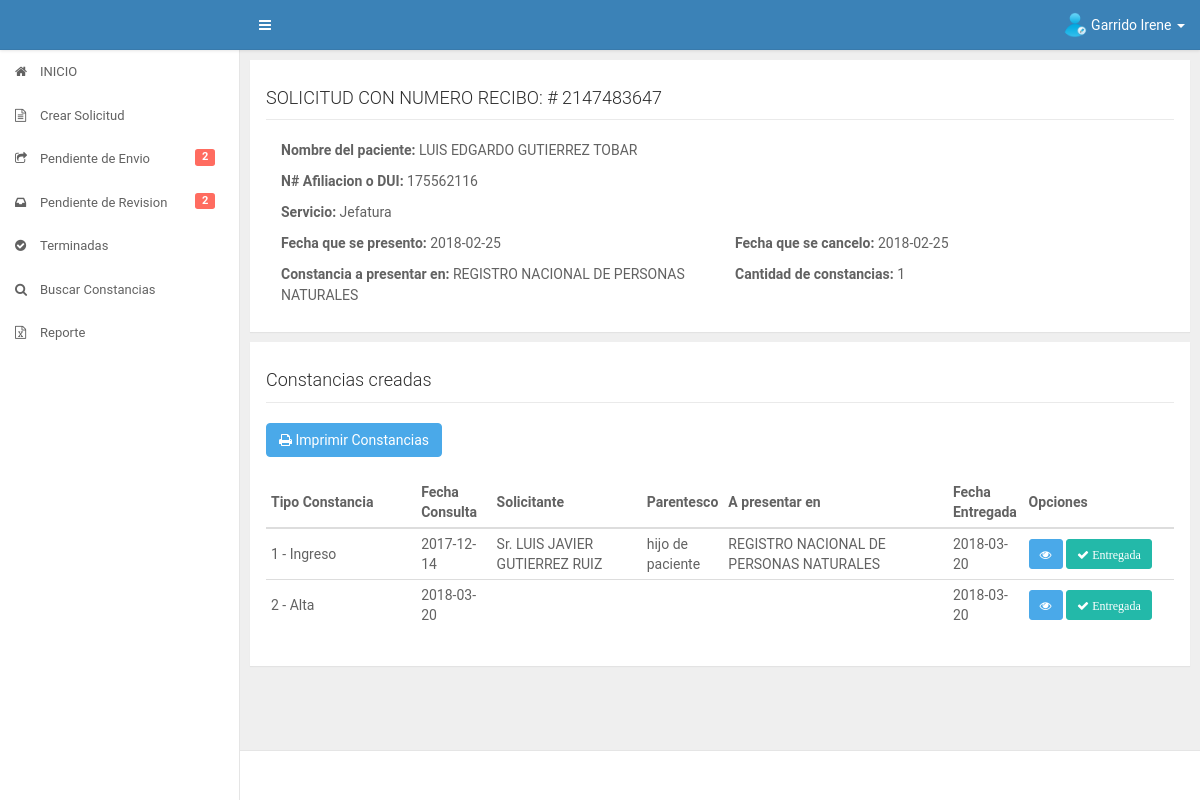
Page /app/secretaria/infoimpresion.php?con=5 (signed in) on the committed database.
### tables this page shows
CREATE TABLE IF NOT EXISTS `datos_iniciales` (
  `id_datos` int(11) NOT NULL AUTO_INCREMENT,
  `fecha` date DEFAULT NULL,
  `numero_recibo` varchar(50) DEFAULT NULL,
  `afiliacion_dui` varchar(30) DEFAULT NULL,
  `nombre_paciente` varchar(300) DEFAULT NULL,
  `destinos` varchar(2000) DEFAULT NULL,
  `id_servicio` int(11) DEFAULT NULL,
  `cantidad` int(11) DEFAULT NULL,
  `fecha_presentado` date DEFAULT NULL,
  `fecha_cancelado` date DEFAULT NULL,
  `precio` float DEFAULT NULL,
  `id_estado` int(11) DEFAULT NULL,
  `id_trabajador` int(11) DEFAULT NULL,
  `fecha_recibido_revision` date DEFAULT NULL,
  `fecha_autorizacion_direccion` date DEFAULT NULL,
  PRIMARY KEY (`id_datos`),
  KEY `FK_diservicio` (`id_servicio`),
  KEY `FK_diestado` (`id_estado`),
  KEY `FK_datos_iniciales_usuario` (`id_trabajador`),
  CONSTRAINT `FK_datos_iniciales_usuario` FOREIGN KEY (`id_trabajador`) REFERENCES `usuario` (`id_user`),
  CONSTRAINT `FK_diestado` FOREIGN KEY (`id_estado`) REFERENCES `estado` (`id_estado`),
  CONSTRAINT `FK_diservicio` FOREIGN KEY (`id_servicio`) REFERENCES `servicios` (`id_servicio`)
);

CREATE TABLE IF NOT EXISTS `servicios` (
  `id_servicio` int(11) NOT NULL AUTO_INCREMENT,
  `nombre_servicio` varchar(200) DEFAULT NULL,
  PRIMARY KEY (`id_servicio`)
);

CREATE TABLE IF NOT EXISTS `datos_complementarios` (
  `id_datosc` int(11) NOT NULL AUTO_INCREMENT,
  `id_constancia` int(11) DEFAULT NULL,
  `id_datos` int(11) DEFAULT NULL,
  `fecha_consulta` date DEFAULT NULL,
  `id_servicio` int(11) DEFAULT NULL,
  `diagnostico` mediumtext,
  `nombre_solicitante` varchar(300) DEFAULT NULL,
  `parentesco` varchar(100) DEFAULT NULL,
  `destino` varchar(300) DEFAULT NULL,
  `fecha_extension` date DEFAULT NULL,
  `id_medico` int(11) DEFAULT NULL,
  `id_jefe` int(11) DEFAULT NULL,
  `id_jefesocial` int(11) DEFAULT NULL,
  `id_director` int(11) DEFAULT NULL,
  `estado` int(11) DEFAULT '0',
  `fecha_entregada` date DEFAULT NULL,
  PRIMARY KEY (`id_datosc`),
  KEY `FK_dcconstancia` (`id_constancia`),
  KEY `FK_dcdatos` (`id_datos`),
  KEY `Fk_dcservicio` (`id_servicio`),
  KEY `FK_dcmedico` (`id_medico`),
  KEY `FK_dcjefe` (`id_jefe`),
  KEY `FK_dcjefesocial` (`id_jefesocial`),
  KEY `FK_dcdirector` (`id_director`),
  CONSTRAINT `FK_dcconstancia` FOREIGN KEY (`id_constancia`) REFERENCES `constancias` (`id_constancia`),
  CONSTRAINT `FK_dcdatos` FOREIGN KEY (`id_datos`) REFERENCES `datos_iniciales` (`id_datos`),
  CONSTRAINT `FK_dcdirector` FOREIGN KEY (`id_director`) REFERENCES `director` (`id_director`),
  CONSTRAINT `FK_dcjefe` FOREIGN KEY (`id_jefe`) REFERENCES `jefe_servicio` (`id_jefe`),
  CONSTRAINT `FK_dcjefesocial` FOREIGN KEY (`id_jefesocial`) REFERENCES `jefe_trabajo_social` (`id_jefesocial`),
  CONSTRAINT `FK_dcmedico` FOREIGN KEY (`id_medico`) REFERENCES `medico_tratante` (`id_medico`),
  CONSTRAINT `Fk_dcservicio` FOREIGN KEY (`id_servicio`) REFERENCES `servicios` (`id_servicio`)
);

CREATE TABLE IF NOT EXISTS `constancias` (
  `id_constancia` int(11) NOT NULL AUTO_INCREMENT,
  `tipo_constancia` varchar(50) DEFAULT NULL,
  PRIMARY KEY (`id_constancia`)
);

### app/secretaria/infoimpresion.php (the view, shortened to what this page needs)
<?php
    include("../core/header.php");
    include("../core/aside.php");
    include("../../config/database.php");
    if(!isset($_GET['con']) || $_GET['con']=='' || $_GET['con']==0)
   	{
?>
	<div id="content" class="ui-content ui-content-aside-overlay">
	    <div class="ui-content-body">
	        <div class="ui-container">
	            <div class="row">
	                <div class="col-md-12 col-lg-12">
	                    <div class="panel">
	                        <div class="panel-body">
	                            <div id="contenido">
	                            	<div class="alert alert-danger">
	                                    <strong>Error!</strong> No se encontro la solicitud.
	                                    <p>Pruebe seleccionado una solicitud en la seccion de pendientes de revision</p>
	                                </div>
	                            </div>
	                        </div>
	                    </div>
	                </div>
	            </div>
	        </div>
	    </div>
	</div>
<?php
   	}
   	else {
   		$contancianum = $_GET['con'];
   		$sqlcomprobar = "SELECT id_datos FROM datos_iniciales WHERE id_datos=? AND id_estado=6";
	   		if($stmtcomp = $conn->prepare($sqlcomprobar)){
	   		$stmtcomp->bind_param('i',$_GET['con']);
	   		$stmtcomp->execute();
	   		$stmtcomp->store_result();
	   		$rowscomp = $stmtcomp->num_rows;
   		}
   		if($rowscomp!=1){
   			?>
		<div id="content" class="ui-content ui-content-aside-overlay">
		    <div class="ui-content-body">
		        <div class="ui-container">
		            <div class="row">
		                <div class="col-md-12 col-lg-12">
		                    <div class="panel">
		                        <div class="panel-body">
		                            <div id="contenido">
		                            	<div class="alert alert-danger">
		                                    <strong>Error!</strong>
		                                    <strong>NO TIENE PERMISOS PARA VER ESTA SOLICITUD</strong>
		                                    <p>Para poder ver la informacion de solicitudes, busque en la seccion de pendientes de revision y seleccione la solicitud que desea ver.</p>
		                                    <p>Gracias!.</p>
		                                </div>
		                            </div>
		                        </div>
		                    </div>
		                </div>
		            </div>
		        </div>
		    </div>
		</div>
   	<?php
   		}
	else{
   		$sqlconstancia = "SELECT dai.id_datos,dai.fecha,dai.numero_recibo,dai.afiliacion_dui,dai.nombre_paciente,dai.destinos,dai.cantidad,ser.nombre_servicio,dai.fecha_presentado,dai.fecha_cancelado FROM datos_iniciales dai INNER JOIN servicios ser ON dai.id_servicio=ser.id_servicio WHERE dai.id_datos=?";
   		if($stmtcons = $conn->prepare($sqlconstancia)){
   			$stmtcons -> bind_param('s',$contancianum);
   			$stmtcons -> execute();
   			$stmtcons -> bind_result($id_datos,$fechacreacion,$nrecibo,$afiliacion,$nombrepaciente,$destinos,$cantidad,$servicio,$fechapresento,$fechacancelo);
   		}
   		$sqlcreadas = "SELECT dat.id_datosc,dat.id_constancia,dat.fecha_consulta,dat.nombre_solicitante,dat.parentesco,dat.destino,dat.fecha_extension,con.tipo_constancia,dat.estado,dat.fecha_entregada FROM datos_complementarios dat INNER JOIN constancias con ON dat.id_constancia=con.id_constancia WHERE dat.id_datos=?";
   		if($stmtcre = $conn->prepare($sqlcreadas)){
   			$stmtcre -> bind_param('i',$contancianum);
   			$stmtcre -> execute();
   			$stmtcre -> store_result();
	    	$rowscre = $stmtcre->num_rows;
   			$stmtcre -> bind_result($id_datosc,$id_constancia,$fecha_consulta,$solicitante,$parentesco,$destinoc,$fecha_extension,$tipoconstancia,$estadocon,$fechaentrega);
   		}
?>
	<div id="content" class="ui-content ui-content-aside-overlay">
	    <div class="ui-content-body">
	        <div class="ui-container">
	            <div class="row">
	                <div class="col-md-12 col-lg-12">
	                    <div class="panel">
	                        <div class="panel-body">
	                            <div id="titulo">
	                            	<h4>SOLICITUD CON NUMERO RECIBO: # <?php echo $nrecibo; ?></h4>
	                            </div>
	                            <div id="contenido">
	                        		<div class="col-md-12">
	                        			<p><strong>Nombre del paciente: </strong><?php echo $nombrepaciente; ?></p>
	                        			<p><strong>N# Afiliacion o DUI: </strong><?php echo $afiliacion; ?></p>
	                        			<p><strong>Servicio: </strong><?php echo $servicio; ?></p>
	                        		</div>
	                        		<div class="col-md-6">
	                        			<p><strong>Fecha que se presento: </strong><?php echo $fechapresento; ?></p>
	                        			<p><strong>Constancia a presentar en: </strong><?php echo $destinos; ?></p>
	                        		</div>
	                        		<div class="col-md-6">
	                        			<p><strong>Fecha que se cancelo: </strong><?php echo $fechacancelo; ?></p>
	                        			<p><strong>Cantidad de constancias: </strong><?php echo $cantidad; ?></p>
	                        		</div>
	                            </div>
	                        </div>
	                    </div>
	                    <div class="panel">
	                        <div class="panel-body">
	                            <div id="titulo">
	                            	<h4>Constancias creadas</h4>
	                            </div>
	                            <div id="contenido">
	                            	<a class="btn btn-info" target="_blank" href="constancias.php?contancianum=<?php echo $contancianum ?>"><i class="fa fa-print"></i> Imprimir Constancias</a>
	                            	<div id="contenido" class="table-responsive">
			                        	<table class="table table-hover table-condensed" id="mitable">
			                                <thead class="thead-inverse">
			                                    <tr>
			                                        <th class="col-md-2">Tipo Constancia</th>
			                                        <th class="col-md-1">Fecha Consulta</th>
			                                        <th class="col-md-2">Solicitante</th>
			                                        <th class="col-md-1">Parentesco</th>
			                                        <th class="col-md-3">A presentar en</th>
			                                        <th class="col-md-1">Fecha Entregada</th>
			                                        <th class="col-md-2">Opciones</th>
			                                    </tr>
			                                </thead>
			                                <tbody>
			                                <?php
                                            if($rowscre>0){
                                            	$cont=1;
                                                while ($stmtcre->fetch()) {
                                                	$id_tipo=0;
                                                	switch ($id_constancia) {
                                                		case '1':
                                                			$sqltipo = "SELECT id_datosca FROM datos_const_alta WHERE id_datosc=?";
                                                			if($stmttipo = $conn->prepare($sqltipo)){
                                                				$stmttipo->bind_param('i',$id_datosc);
                                                				$stmttipo->execute();
                                                				$stmttipo->bind_result($id_tipo);
                                                			}
                                                			break;
                                                		case '2':
                                                			$sqltipo = "SELECT id_datosci FROM datos_const_ingreso WHERE id_datosc=?";
                                                			if($stmttipo = $conn->prepare($sqltipo)){
                                                				$stmttipo->bind_param('i',$id_datosc);
                                                				$stmttipo->execute();
                                                				$stmttipo->bind_result($id_tipo);
                                                			}
                                                			break;
                                                	}
	                                        ?>
	                                            <tr>
	                                                <td><?php echo $cont." - ".$tipoconstancia; ?></td>
	                                                <td><?php echo $fecha_consulta; ?></td>
	                                                <td><?php echo $solicitante; ?></td>
	                                                <td><?php echo $parentesco; ?></td>
	                                                <td><?php echo $destinoc; ?></td>
	                                                <td id='tablefecha<?php echo $id_datosc; ?>'><?php echo $fechaentrega; ?></td>
	                                                <td><a href="viewconstanciaimpresion.php?con=<?php echo $id_datosc; ?>&alt=<?php echo $id_tipo ?>" class="btn btn-info btn-sm" data-toggle="tooltip" data-placement="left" title="Ver Detalle"><i class="fa fa-eye"></i></a> <?php if($fechaentrega!=null){ ?><a href="javascript:;" class="btn btn-success btn-sm estado" id="estado<?php echo $id_datosc ?>" data-entrega="<?php echo $fechaentrega; ?>" data-constancia="<?php echo $id_datosc; ?>"><i class="fa fa-check"> Entregada</i></a><?php } else{ ?><a href="javascript:;" class="btn btn-default btn-sm estado" id="estado<?php echo $id_datosc ?>" data-entrega="<?php echo $fechaentrega; ?>" data-constancia="<?php echo $id_datosc; ?>"><i class="fa "> No Entregada</i></a><?php } ?></td>
	                                            </tr>
	                                        <?php 	$cont=$cont+1;
	                                                }
	                                            }
	                                        ?>
			                                </tbody>
			                            </table>
			                        </div>
	                            </div>
	                        </div>
	                    </div>
	                </div>
	            </div>
	        </div>
	    </div>
	</div>
<?php
	include("../core/footer.php");
	}
   }
?>

### assets/css/main.css (style rules this page uses)
.row { margin-right: -5px; margin-left: -5px; }
.ui-content-body .row > [class^="col-"], .ui-content-body .row > [class*="col-"] { padding-left: 5px; padding-right: 5px; }
.panel { margin-bottom: 10px; -webkit-border-radius: 0; border-radius: 0; }
.panel { position: relative; }
.ui-content { width: 100%; height: 100%; margin-left: 0; -webkit-transition: margin-left .3s; transition: margin-left .3s; }
.ui-content::before, .ui-content::after { display: table; content: " "; }
.ui-content::after { clear: both; }
.ui-content-body { float: left; width: 100%; margin-bottom: 40px; padding: 10px; }
@media (min-width: 768px) { .ui-content { width: auto; margin-left: 240px; -webkit-transition: all .299s; transition: all .299s; } }
@media (min-width: 1200px) { .ui-content.ui-content-aside-overlay .ui-container { margin-right: 0; } }
@media (min-width: 1200px) { .ui-container { margin-right: 0; -webkit-transition: margin-right .3s; transition: margin-right .3s; } }
html, body { width: 100%; height: 100%; }
body { font-size: 14px; color: #626262; background-color: #EFEFEF; -webkit-font-smoothing: antialiased; line-height: 1.5; letter-spacing: 0; overflow-x: hidden; }
h1, h2, h3, h4, h5, h6 { font-weight: 300; line-height: 1.3; color: #2c2c2c; }
h4, .h4 { font-size: 18px; }
a { color: inherit; }
.table thead tr th, .table tbody tr td, .table tbody tr td * { vertical-align: middle; }
.btn { background-color: transparent; color: inherit; }
.btn-info { color: #ffffff; background-color: #4aa9e9; border-color: #4aa9e9; }
.btn-success { color: #ffffff; background-color: #23b9a9; border-color: #23b9a9; }

### assets/css/style.css (style rules this page uses)
body { font-family: 'Roboto', sans-serif; }
#titulo { border-bottom: 1px solid #eaeaea; }
#contenido { margin-top: 20px; }

### rows in the picture
datos_iniciales: numero_recibo "2147483647", nombre_paciente "LUIS EDGARDO GUTIERREZ TOBAR", afiliacion_dui "175562116", id_servicio.nombre_servicio "Jefatura", fecha_presentado "2018-02-25", destinos "REGISTRO NACIONAL DE PERSONAS NATURALES", fecha_cancelado "2018-02-25", cantidad "1"
datos_complementarios: id_constancia.tipo_constancia "Ingreso", fecha_consulta "2017-12-14", nombre_solicitante "Sr. LUIS JAVIER GUTIERREZ RUIZ", parentesco "hijo de paciente", destino "REGISTRO NACIONAL DE PERSONAS NATURALES", fecha_entregada "2018-03-20"
datos_complementarios: id_constancia.tipo_constancia "Alta", fecha_consulta "2018-03-20", fecha_entregada "2018-03-20"

### other values in the picture
$_SESSION['nombre'] "Garrido Irene"
$mispendientes "2"
$mispendientesrev "2"
